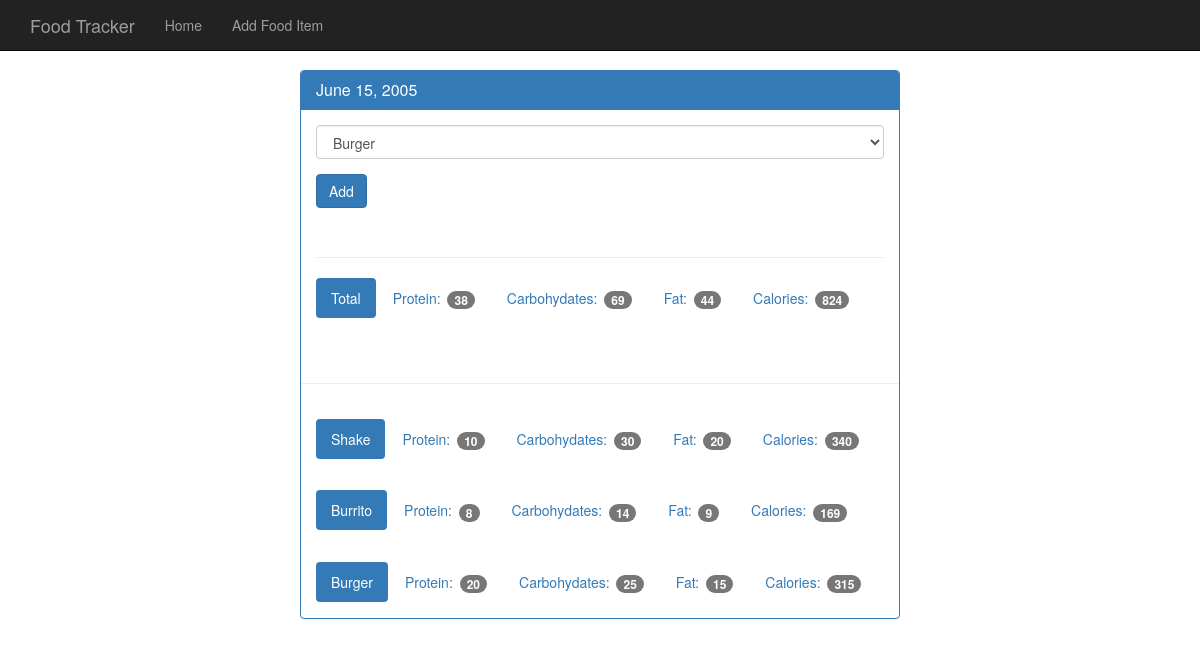
Screenshot of /view/20050615 with the database file from the repository.
### tables this page shows
CREATE TABLE food (
    id INTEGER PRIMARY KEY AUTOINCREMENT,
    name TEXT NOT NULL,
    protein INTEGER NOT NULL,
    carbohydrates INTEGER NOT NULL,
    fat INTEGER NOT NULL,
    calories INTEGER NOT NULL
);

### app.py (the view)
@app.route("/view/<date>", methods=["GET", "POST"])
def view(date):
    db = get_db()
    cur = db.execute("SELECT id, entry_date FROM log_date WHERE entry_date = ?", [date])
    date_result = cur.fetchone()
    if request.method == "POST":
        db.execute(
            "INSERT INTO food_date (food_id, log_date_id) VALUES (?, ?)",
            [request.form["food-select"], date_result["id"]],
        )
        db.commit()
    d = datetime.strptime(str(date_result["entry_date"]), "%Y%m%d")
    pretty_date = datetime.strftime(d, "%B %d, %Y")
    food_cur = db.execute("SELECT id, name FROM food")
    food_results = food_cur.fetchall()
    log_cur = db.execute(
        """SELECT food.name, food.protein, food.carbohydrates, food.fat, food.calories
        FROM log_date
        JOIN food_date
        ON food_date.log_date_id = log_date.id
        JOIN food
        ON food.id = food_date.food_id
        WHERE log_date.entry_date = ?""",
        [date],
    )
    log_results = log_cur.fetchall()
    totals = {}
    totals["protein"] = 0
    totals["carbohydrates"] = 0
    totals["fat"] = 0
    totals["calories"] = 0
    for food in log_results:
        totals["protein"] += food["protein"]
        totals["carbohydrates"] += food["carbohydrates"]
        totals["fat"] += food["fat"]
        totals["calories"] += food["calories"]
    return render_template(
        "day.html",
        entry_date=date_result["entry_date"],
        pretty_date=pretty_date,
        food_results=food_results,
        log_results=log_results,
        totals=totals,
    )

### database.py (called while the page is built)
def connect_db():
    sql = sqlite3.connect("food_log.db")
    sql.row_factory = sqlite3.Row
    return sql

def get_db():
    if not hasattr(g, "sqlite3_db"):
        g.sqlite_db = connect_db()
    return g.sqlite_db

### templates/day.html (shortened to what this page needs)
{% extends "base.html" %}
{% block body %}
    <nav class="navbar navbar-inverse navbar-fixed-top">
      <div class="container">
        <div class="navbar-header">
          <a class="navbar-brand" href="{{ url_for('index') }}">Food Tracker</a>
        </div>
        <div id="navbar" class="navbar-collapse collapse">
          <ul class="nav navbar-nav">
            <li><a href="{{ url_for('index') }}">Home</a></li>
            <li><a href="{{ url_for('food') }}">Add Food Item</a></li>
          </ul>
        </div>
      </div>
    </nav>
    <div class="container theme-showcase col-sm-6 col-sm-offset-3" role="main">
      <div class="row">
        <div>
          <div class="panel panel-primary">
            <div class="panel-heading">
              <h3 class="panel-title">{{ pretty_date }}</h3>
            </div>
            <div class="panel-body">
              <form method="POST" action="{{ url_for('view', date=entry_date) }}">
                <div class="form-group">
                  <select class="form-control" name="food-select">
                    {% for food in food_results %}
                      <option value="{{ food.id }}">{{ food.name }}</option>
                    {% endfor %}
                  </select>
                </div>
                <button type="submit" class="btn btn-primary">Add</button>
              </form>
              <div class="page-header"></div>
              <ul class="nav nav-pills" role="tablist">
                <li class="active"><a>Total</a></li>
                <li><a>Protein: <span class="badge">{{ totals.protein }}</span></a></li>
                <li><a>Carbohydates: <span class="badge">{{ totals.carbohydrates }}</span></a></li>
                <li><a>Fat: <span class="badge">{{ totals.fat }}</span></a></li>
                <li><a>Calories: <span class="badge">{{ totals.calories }}</span></a></li>
              </ul>
            </div>
            <div class="page-header"></div>
            {% for food in log_results %}
              <div class="panel-body">
                <ul class="nav nav-pills" role="tablist">
                  <li class="active"><a>{{ food.name }}</a></li>
                  <li><a>Protein: <span class="badge">{{ food.protein }}</span></a></li>
                  <li><a>Carbohydates: <span class="badge">{{ food.carbohydrates }}</span></a></li>
                  <li><a>Fat: <span class="badge">{{ food.fat }}</span></a></li>
                  <li><a>Calories: <span class="badge">{{ food.calories }}</span></a></li>
                </ul>
              </div>
            {% endfor %}
          </div>
        </div>
      </div>
    </div>
    {% endblock body %}

### templates/base.html (shortened to what this page needs)
<!DOCTYPE html>
<html lang="en">
  <head>
    <link href="{{ url_for('static', filename='css/bootstrap.min.css') }}" rel="stylesheet">
    <link href="{{ url_for('static', filename='css/theme.css') }}" rel="stylesheet">
  </head>
  <body>
    {% block body %}{% endblock body %}
  </body>
</html>

### static/css/theme.css (style rules this page uses)
body { padding-top: 70px; padding-bottom: 30px; }

### rows the page displays
food: name "Shake", protein "10", carbohydrates "30", fat "20", calories "340"
food: name "Burrito", protein "8", carbohydrates "14", fat "9", calories "169"
food: name "Burger", protein "20", carbohydrates "25", fat "15", calories "315"

### other values shown
{{ pretty_date }} "June 15, 2005"
{{ totals.protein }} "38"
{{ totals.carbohydrates }} "69"
{{ totals.fat }} "44"
{{ totals.calories }} "824"
form field food-select "Burger"
